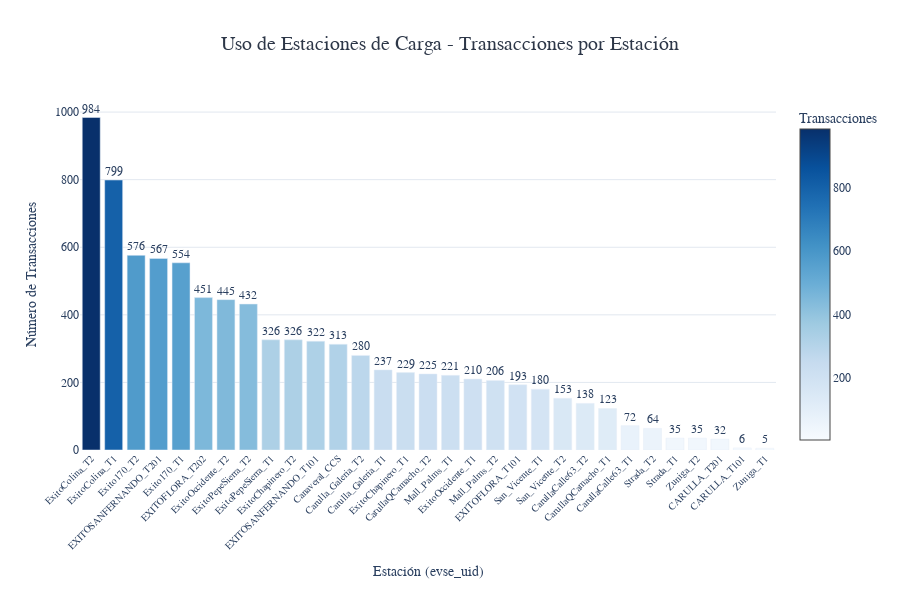

Notebook code cell kept with this figure:
### Markdown cell above
---

# 1️⃣ Transacciones por Estación

## 🎯 ¿Para qué sirve este gráfico?

Identifica **cuáles estaciones tienen mayor actividad** al mostrar el número de transacciones realizadas en cada punto de carga.

## 💼 Valor Empresarial

- **Optimización de Recursos**: Permite identificar estaciones con alto tráfico que pueden necesitar más capacidad o mantenimiento preventivo
- **Planificación de Inversión**: Ayuda a decidir dónde instalar nuevas estaciones basándose en patrones de demanda existentes
- **Detección de Problemas**: Identifica estaciones con bajo uso que pueden tener problemas técnicos o de ubicación
- **Balance de Red**: Facilita la redistribución de recursos entre estaciones para optimizar la experiencia del usuario

## 📈 Visualización

### Code cell
fig1 = g01.crear_grafico(df)
fig1.show()

### Figure 1 — Plotly figure (JSON) as saved in the notebook; plotly's stock layout.template omitted (floating-point values rounded to 4 significant figures)
{"data": [{"hovertemplate": "<b>%{x}</b><br>Transacciones: %{y}<extra></extra>", "marker": {"color": [984, 799, 576, 567, 554, 451, 445, 432, 326, 326, 322, 313, 280, 237, 229, 225, 221, 210, 206, 193, 180, 153, 138, 123, 72, 64, 35, 35, 32, 6, 5], "colorbar": {"title": {"text": "Transacciones"}}, "colorscale": [[0, "rgb(247,251,255)"], [0.125, "rgb(222,235,247)"], [0.25, "rgb(198,219,239)"], [0.375, "rgb(158,202,225)"], [0.5, "rgb(107,174,214)"], [0.625, "rgb(66,146,198)"], [0.75, "rgb(33,113,181)"], [0.875, "rgb(8,81,156)"], [1, "rgb(8,48,107)"]], "showscale": true}, "text": [984.0, 799.0, 576.0, 567.0, 554.0, 451.0, 445.0, 432.0, 326.0, 326.0, 322.0, 313.0, 280.0, 237.0, 229.0, 225.0, 221.0, 210.0, 206.0, 193.0, 180.0, 153.0, 138.0, 123.0, 72.0, 64.0, 35.0, 35.0, 32.0, 6.0, 5.0], "textposition": "outside", "type": "bar", "x": ["ExitoColina_T2", "ExitoColina_T1", "Exito170_T2", "EXITOSANFERNANDO_T201", "Exito170_T1", "EXITOFLORA_T202", "ExitoOccidente_T2", "ExitoPepeSierra_T2", "ExitoPepeSierra_T1", "ExitoChapinero_T2", "EXITOSANFERNANDO_T101", "Canaveral_CCS", "Carulla_Galeria_T2", "Carulla_Galeria_T1", "ExitoChapinero_T1", "CarullaQCamacho_T2", "Mall_Palms_T1", "ExitoOccidente_T1", "Mall_Palms_T2", "EXITOFLORA_T101", "San_Vicente_T1", "San_Vicente_T2", "CarullaCalle63_T2", "CarullaQCamacho_T1", "CarullaCalle63_T1", "Strada_T2", "Strada_T1", "Zuniga_T2", "CARULLA_T201", "CARULLA_T101", "Zuniga_T1"], "y": [984, 799, 576, 567, 554, 451, 445, 432, 326, 326, 322, 313, 280, 237, 229, 225, 221, 210, 206, 193, 180, 153, 138, 123, 72, 64, 35, 35, 32, 6, 5]}], "layout": {"font": {"family": "Arial", "size": 12}, "height": 600, "hovermode": "x unified", "margin": {"b": 150}, "paper_bgcolor": "white", "plot_bgcolor": "white", "title": {"font": {"color": "#2d3748", "family": "Arial Black", "size": 20}, "text": "Uso de Estaciones de Carga - Transacciones por Estación", "x": 0.5, "xanchor": "center"}, "xaxis": {"tickangle": -45, "tickfont": {"size": 10}, "title": {"text": "Estación (evse_uid)"}}, "yaxis": {"gridcolor": "#e2e8f0", "title": {"text": "Número de Transacciones"}, "zeroline": true}}}
